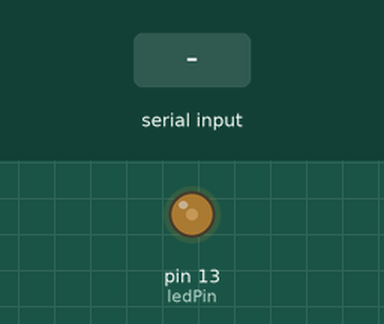
Simulated run of this sketch. Board: Arduino Uno, built with avr-gcc and run on an emulated ATmega328P. Parts: output pins drawn as LEDs (lit = HIGH). The inputs (shaded band) are chosen by the test bench.

Above: at 1.2 s.
1.3 s: "5\n" received over Serial
At 2.4 s:
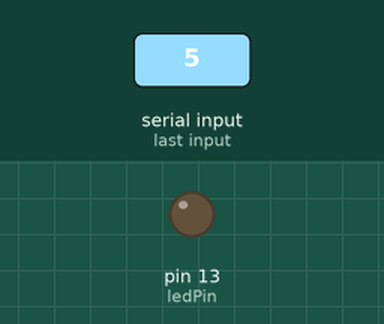
4.3 s: "90,45\n" received over Serial
At 5.7 s:
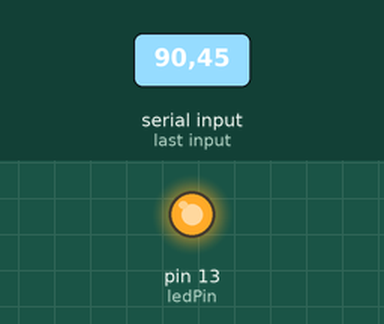
Timing chart, 0 to 7.3 s (numbered marks = the images above; inputs shaded):
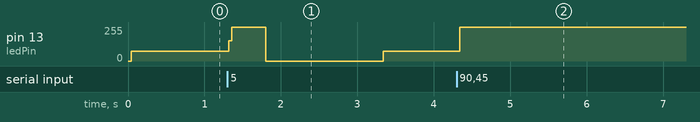

Measured:
- after the input at 1.3 s, pin 13 (ledPin): 72/255 → 255/255 at once, → 0/255 0.48 s later, → 72/255 1.5 s later
- after the input at 4.3 s, pin 13 (ledPin): 72/255 → 255/255 at once

The sketch:

serial_programming_monitoring.ino
```cpp
const int ledPin=13;
int blinkRate=0;
void setup() {
  // put your setup code here, to run once:
  Serial.begin(9600);  //send and receive data at 9600baud speed.
  pinMode(ledPin, OUTPUT);

}
int number = 0;
void loop() {
  // put your main code here, to run repeatedly:
  if(Serial.available()){
    int val = Serial.parseInt();
    blinkRate = val * 100;
  }
  blink();
}

void blink(){
  digitalWrite(ledPin,HIGH);
  delay(blinkRate);
  digitalWrite(ledPin, LOW);
  delay(blinkRate);
}
```
